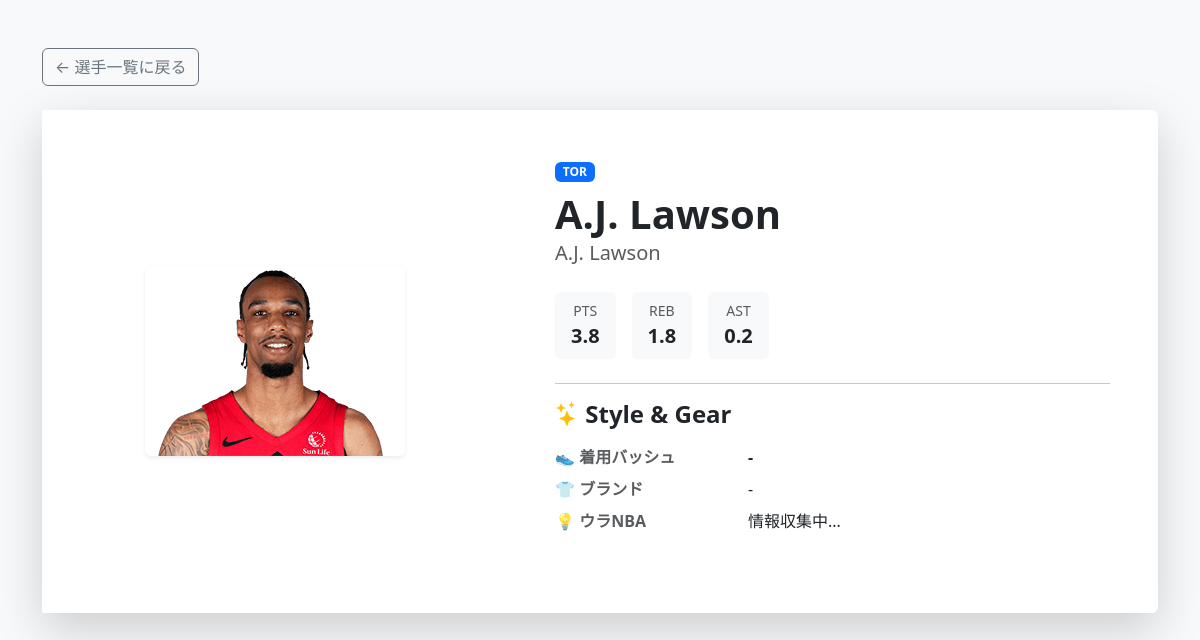
The app's page /player/2/, older data.
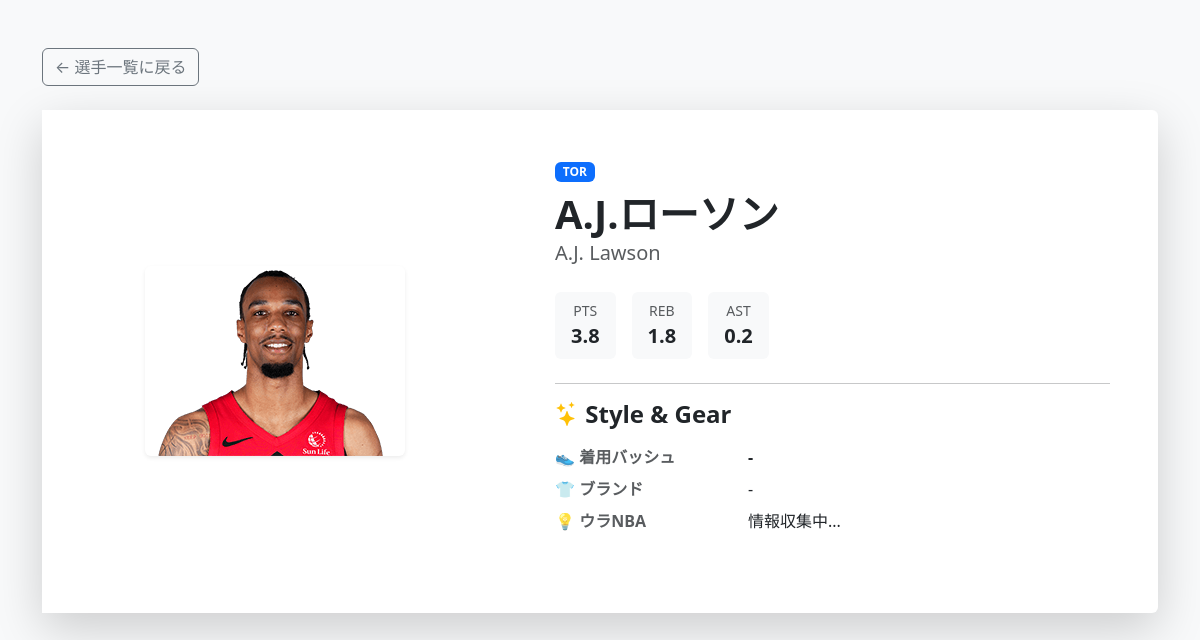
The same page, newer data.
### players/models.py (models this page shows, shortened)
class Player(models.Model):
    name_en = models.CharField("英語名", max_length=100) # API連携に必須
    name_jp = models.CharField("日本語名", max_length=100)
    team = models.ForeignKey(Team, on_delete=models.CASCADE, verbose_name="所属チーム")
    image = models.ImageField("選手画像", upload_to='player_images/', blank=True, null=True)
    ppg = models.FloatField("平均得点", default=0.0)
    rpg = models.FloatField("平均リバウンド", default=0.0)
    apg = models.FloatField("平均アシスト", default=0.0)
    shoe_model = models.CharField("着用バッシュ", max_length=100, blank=True, null=True)
    fashion_brands = models.TextField("よく着ているブランド", blank=True, null=True)
    instagram = models.URLField("Instagram URL", blank=True, null=True)
    youtube = models.URLField("YouTube URL", blank=True, null=True)
    podcast = models.URLField("ポッドキャスト URL", blank=True, null=True)
    ura_nba = models.TextField("ウラNBA（豆知識）", blank=True, null=True)

class Team(models.Model):
    name = models.CharField(max_length=100)
    color_primary = models.CharField(max_length=7, default='#333333')   # メインカラー
    color_secondary = models.CharField(max_length=7, default='#888888') # サブカラー
    def __str__(self):
        return self.name

### players/views.py (the view)
# urls.py: path('player/<int:pk>/', views.player_detail, name='player_detail'),
def player_detail(request, pk):
    player = get_object_or_404(Player, pk=pk)
    return render(request, 'players/player_detail.html', {'player': player})

### players/templates/players/player_detail.html (shortened to what this page needs)
<!DOCTYPE html>
<html lang="ja">
<head>
    <link href="https://cdn.jsdelivr.net/npm/bootstrap@5.3.0/dist/css/bootstrap.min.css" rel="stylesheet">
    <link rel="stylesheet" href="https://cdn.jsdelivr.net/npm/bootstrap-icons@1.10.5/font/bootstrap-icons.css">
</head>
<body class="bg-light">
    <div class="container py-5">
        <a href="{% url 'player_list' %}" class="btn btn-outline-secondary mb-4">&larr; 選手一覧に戻る</a>
        <div class="card shadow-lg border-0">
            <div class="row g-0">
                <div class="col-md-5 bg-white d-flex align-items-center justify-content-center p-4">
                    {% if player.image %}
                        <img src="{{ player.image.url }}" alt="{{ player.name_jp }}" class="img-fluid rounded shadow-sm" style="max-height: 500px; width: auto;">
                    {% else %}
                        <span class="text-muted display-1">🏀</span>
                    {% endif %}
                </div>
                <div class="col-md-7">
                    <div class="card-body p-4 p-lg-5">
                        <span class="badge bg-primary mb-2">{{ player.team }}</span>
                        <h1 class="fw-bold mb-0">{{ player.name_jp }}</h1>
                        <p class="text-muted fs-5 mb-4">{{ player.name_en }}</p>
                        <div class="d-flex gap-3 mb-4 text-center">
                            <div class="bg-light px-3 py-2 rounded">
                                <small class="text-muted d-block">PTS</small>
                                <span class="fw-bold fs-5">{{ player.ppg }}</span>
                            </div>
                            <div class="bg-light px-3 py-2 rounded">
                                <small class="text-muted d-block">REB</small>
                                <span class="fw-bold fs-5">{{ player.rpg }}</span>
                            </div>
                            <div class="bg-light px-3 py-2 rounded">
                                <small class="text-muted d-block">AST</small>
                                <span class="fw-bold fs-5">{{ player.apg }}</span>
                            </div>
                        </div>
                        <hr>
                        <div class="mb-4">
                            <h4 class="fw-bold mb-3"><i class="bi bi-stars text-warning"></i> Style & Gear</h4>
                            <dl class="row">
                                <dt class="col-sm-4 text-muted">👟 着用バッシュ</dt>
                                <dd class="col-sm-8 fw-bold">{{ player.shoe_model|default:"-" }}</dd>
                                <dt class="col-sm-4 text-muted">👕 ブランド</dt>
                                <dd class="col-sm-8">{{ player.fashion_brands|default:"-" }}</dd>
                                <dt class="col-sm-4 text-muted">💡 ウラNBA</dt>
                                <dd class="col-sm-8">{{ player.ura_nba|default:"情報収集中..."|linebreaksbr }}</dd>
                            </dl>
                        </div>
                    </div>
                </div>
            </div>
    </div>
</body>
</html>

Row changes from the older to the newer data that the page shows:
changed Player "A.J. Lawson": name_jp "A.J. Lawson" → "A.J.ローソン"
